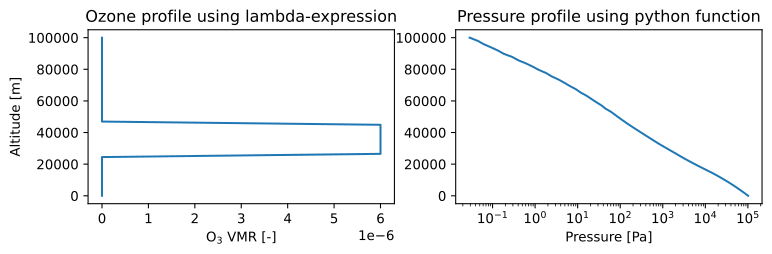

The Python source for this figure:
import matplotlib.pyplot as plt
import numpy as np
import pyarts3 as pyarts

h = pyarts.arts.GeodeticField3.fromxml("planets/Earth/afgl/tropical/p.xml").grids[0]
p = pyarts.arts.GeodeticField3.fromxml("planets/Earth/afgl/tropical/p.xml").data.flatten()

def h2p(alt, *args):
    return np.interp(alt, h, p)

atm_field = pyarts.arts.AtmField(toa=100e3)
atm_field["O3"] = lambda alt, lat, lon: 6e-6 if 25e3 < alt < 45e3 else 0
atm_field["p"] = h2p

fig = plt.figure(figsize=(14, 8))
fig, subs = pyarts.plots.AtmField.plot(atm_field, alts=np.linspace(0, 100e3), fig=fig, keys=["O3",'p'])
subs.flatten()[0].set_title("Ozone profile using lambda-expression")
subs.flatten()[0].legend().remove()
subs.flatten()[1].set_title("Pressure profile using python function")
subs.flatten()[0].set_ylabel("Altitude [m]")
subs.flatten()[0].set_xlabel("O$_3$ VMR [-]")
subs.flatten()[1].set_xlabel("Pressure [Pa]")
subs.flatten()[1].set_xscale("log")
